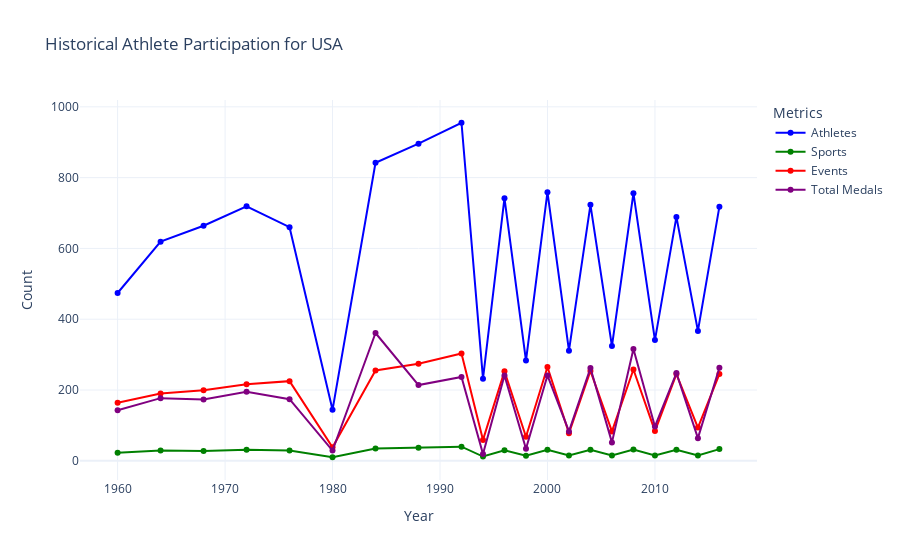

The cell this chart's notebook holds for it:
### Markdown cell above
## Hisorical Athlete Participation

### Code cell
fig1 = go.Figure()

# Add traces for Athletes, Sports, Events, and Total Medals
fig1.add_trace(go.Scatter(x=usa_data.index, y=usa_data['Athletes'], mode='lines+markers', name='Athletes', line=dict(color='blue')))
fig1.add_trace(go.Scatter(x=usa_data.index, y=usa_data['Sports'], mode='lines+markers', name='Sports', line=dict(color='green')))
fig1.add_trace(go.Scatter(x=usa_data.index, y=usa_data['Events'], mode='lines+markers', name='Events', line=dict(color='red')))
fig1.add_trace(go.Scatter(x=usa_data.index, y=usa_data['Total_Medals'], mode='lines+markers', name='Total Medals', line=dict(color='purple')))

# Set title and labels
fig1.update_layout(
    title='Historical Athlete Participation for USA',
    xaxis_title='Year',
    yaxis_title='Count',
    legend_title='Metrics',
    template='plotly_white'
)

# Show the plot
fig1.show()

### Figure 1 — Plotly figure (JSON) as saved in the notebook; plotly's stock layout.template omitted (floating-point values rounded to 4 significant figures)
{"data": [{"line": {"color": "blue"}, "mode": "lines+markers", "name": "Athletes", "type": "scatter", "x": ["1960-01-01T00:00:00", "1964-01-01T00:00:00", "1968-01-01T00:00:00", "1972-01-01T00:00:00", "1976-01-01T00:00:00", "1980-01-01T00:00:00", "1984-01-01T00:00:00", "1988-01-01T00:00:00", "1992-01-01T00:00:00", "1994-01-01T00:00:00", "1996-01-01T00:00:00", "1998-01-01T00:00:00", "2000-01-01T00:00:00", "2002-01-01T00:00:00", "2004-01-01T00:00:00", "2006-01-01T00:00:00", "2008-01-01T00:00:00", "2010-01-01T00:00:00", "2012-01-01T00:00:00", "2014-01-01T00:00:00", "2016-01-01T00:00:00"], "y": [474, 619, 664, 719, 660, 144, 842, 896, 955, 232, 742, 283, 759, 311, 723, 324, 756, 341, 689, 367, 718]}, {"line": {"color": "green"}, "mode": "lines+markers", "name": "Sports", "type": "scatter", "x": ["1960-01-01T00:00:00", "1964-01-01T00:00:00", "1968-01-01T00:00:00", "1972-01-01T00:00:00", "1976-01-01T00:00:00", "1980-01-01T00:00:00", "1984-01-01T00:00:00", "1988-01-01T00:00:00", "1992-01-01T00:00:00", "1994-01-01T00:00:00", "1996-01-01T00:00:00", "1998-01-01T00:00:00", "2000-01-01T00:00:00", "2002-01-01T00:00:00", "2004-01-01T00:00:00", "2006-01-01T00:00:00", "2008-01-01T00:00:00", "2010-01-01T00:00:00", "2012-01-01T00:00:00", "2014-01-01T00:00:00", "2016-01-01T00:00:00"], "y": [23, 29, 28, 31, 29, 10, 35, 37, 40, 12, 30, 14, 31, 15, 31, 15, 32, 15, 31, 15, 33]}, {"line": {"color": "red"}, "mode": "lines+markers", "name": "Events", "type": "scatter", "x": ["1960-01-01T00:00:00", "1964-01-01T00:00:00", "1968-01-01T00:00:00", "1972-01-01T00:00:00", "1976-01-01T00:00:00", "1980-01-01T00:00:00", "1984-01-01T00:00:00", "1988-01-01T00:00:00", "1992-01-01T00:00:00", "1994-01-01T00:00:00", "1996-01-01T00:00:00", "1998-01-01T00:00:00", "2000-01-01T00:00:00", "2002-01-01T00:00:00", "2004-01-01T00:00:00", "2006-01-01T00:00:00", "2008-01-01T00:00:00", "2010-01-01T00:00:00", "2012-01-01T00:00:00", "2014-01-01T00:00:00", "2016-01-01T00:00:00"], "y": [164, 190, 199, 216, 225, 38, 255, 274, 303, 59, 253, 68, 265, 78, 254, 83, 258, 84, 245, 94, 245]}, {"line": {"color": "purple"}, "mode": "lines+markers", "name": "Total Medals", "type": "scatter", "x": ["1960-01-01T00:00:00", "1964-01-01T00:00:00", "1968-01-01T00:00:00", "1972-01-01T00:00:00", "1976-01-01T00:00:00", "1980-01-01T00:00:00", "1984-01-01T00:00:00", "1988-01-01T00:00:00", "1992-01-01T00:00:00", "1994-01-01T00:00:00", "1996-01-01T00:00:00", "1998-01-01T00:00:00", "2000-01-01T00:00:00", "2002-01-01T00:00:00", "2004-01-01T00:00:00", "2006-01-01T00:00:00", "2008-01-01T00:00:00", "2010-01-01T00:00:00", "2012-01-01T00:00:00", "2014-01-01T00:00:00", "2016-01-01T00:00:00"], "y": [143, 177, 173, 195, 174, 29, 361, 214, 237, 19, 241, 34, 241, 83, 262, 52, 316, 97, 248, 64, 263]}], "layout": {"legend": {"title": {"text": "Metrics"}}, "title": {"text": "Historical Athlete Participation for USA"}, "xaxis": {"title": {"text": "Year"}}, "yaxis": {"title": {"text": "Count"}}}}
